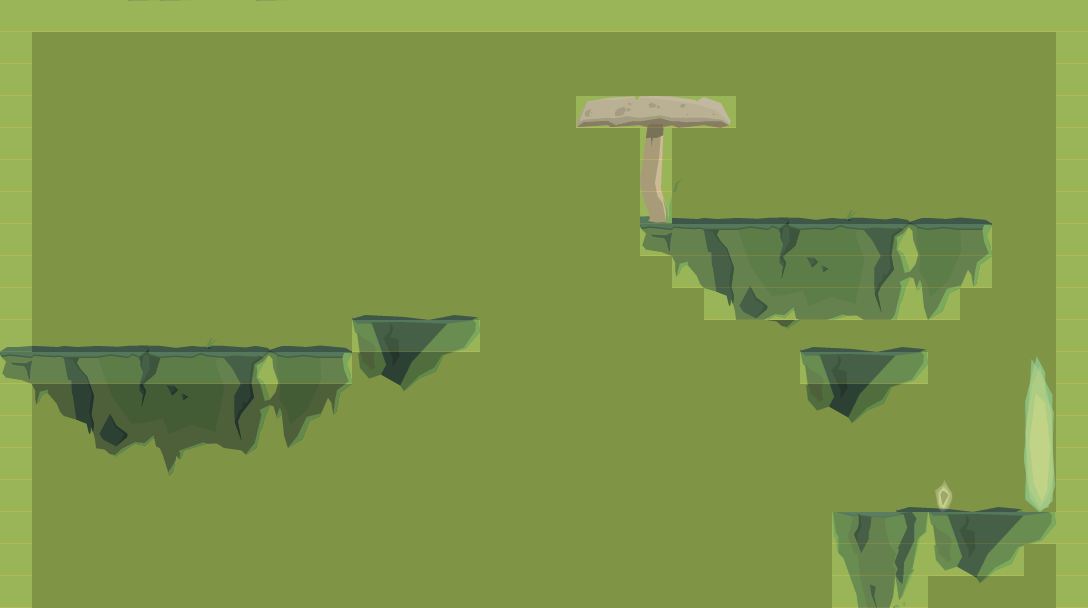

Rendered tile map (Tiled .tmx) drawn with the repository's tilesets; below, a short description and the map source with its tile grids summarised:
An orthogonal 34x19 tile map with 32x32 px tiles, 2 tile layers (colissionLayer, firstLayer), 2 hidden layers not drawn.

<map version="1.0" orientation="orthogonal" renderorder="right-down" width="34" height="19" tilewidth="32" tileheight="32" nextobjectid="1">
 <tileset firstgid="1" name="Test" tilewidth="32" tileheight="32" tilecount="1216" columns="32">
  <image source="tileset.png" width="1024" height="1216" />
  <tile id="192">
   <properties>
    <property name="layer_index" value="3" />
   </properties>
  </tile>
  <tile id="224">
   <properties>
    <property name="layer_index" value="2" />
   </properties>
  </tile>
  <tile id="256">
   <properties>
    <property name="layer_index" value="1" />
   </properties>
  </tile>
  <tile id="329">
   <properties>
    <property name="layer_index" value="1" />
    <property name="portal" value="1" />
   </properties>
  </tile>
  <tile id="352">
   <properties>
    <property name="is_gem" value="1" />
    <property name="layer_index" value="2" />
   </properties>
  </tile>
  <tile id="353">
   <properties>
    <property name="is_gem" value="1" />
    <property name="layer_index" value="3" />
   </properties>
  </tile>
  <tile id="367">
   <properties>
    <property name="layer_index" value="3" />
    <property name="portal" value="1" />
   </properties>
  </tile>
  <tile id="384">
   <properties>
    <property name="is_gem" value="1" />
    <property name="layer_index" value="3" />
   </properties>
  </tile>
  <tile id="399">
   <properties>
    <property name="layer_index" value="3" />
    <property name="portal" value="1" />
   </properties>
  </tile>
  <tile id="431">
   <properties>
    <property name="layer_index" value="3" />
    <property name="portal" value="1" />
   </properties>
  </tile>
  <tile id="448">
   <properties>
    <property name="layer_index" value="3" />
    <property name="portal" value="1" />
   </properties>
  </tile>
  <tile id="453">
   <properties>
    <property name="is_gem" value="1" />
    <property name="layer_index" value="1" />
   </properties>
  </tile>
  <tile id="463">
   <properties>
    <property name="layer_index" value="3" />
    <property name="portal" value="1" />
   </properties>
  </tile>
  <tile id="480">
   <properties>
    <property name="layer_index" value="1" />
   </properties>
  </tile>
  <tile id="495">
   <properties>
    <property name="layer_index" value="3" />
    <property name="portal" value="1" />
   </properties>
  </tile>
 </tileset>
 <layer name="colissionLayer" width="34" height="19" opacity="0.87">
  <data>[646 cells, 147 non-empty, 7 distinct tile ids]</data>
 </layer>
 <layer name="thirdLayer" width="34" height="19" visible="0">
  <data>[646 cells, 646 non-empty, 15 distinct tile ids]</data>
 </layer>
 <layer name="secondLayer" width="34" height="19" visible="0">
  <data>[646 cells, 646 non-empty, 1 distinct tile ids]</data>
 </layer>
 <layer name="firstLayer" width="34" height="19" opacity="0.71">
  <data>[646 cells, 646 non-empty, 105 distinct tile ids]</data>
 </layer>
</map>
